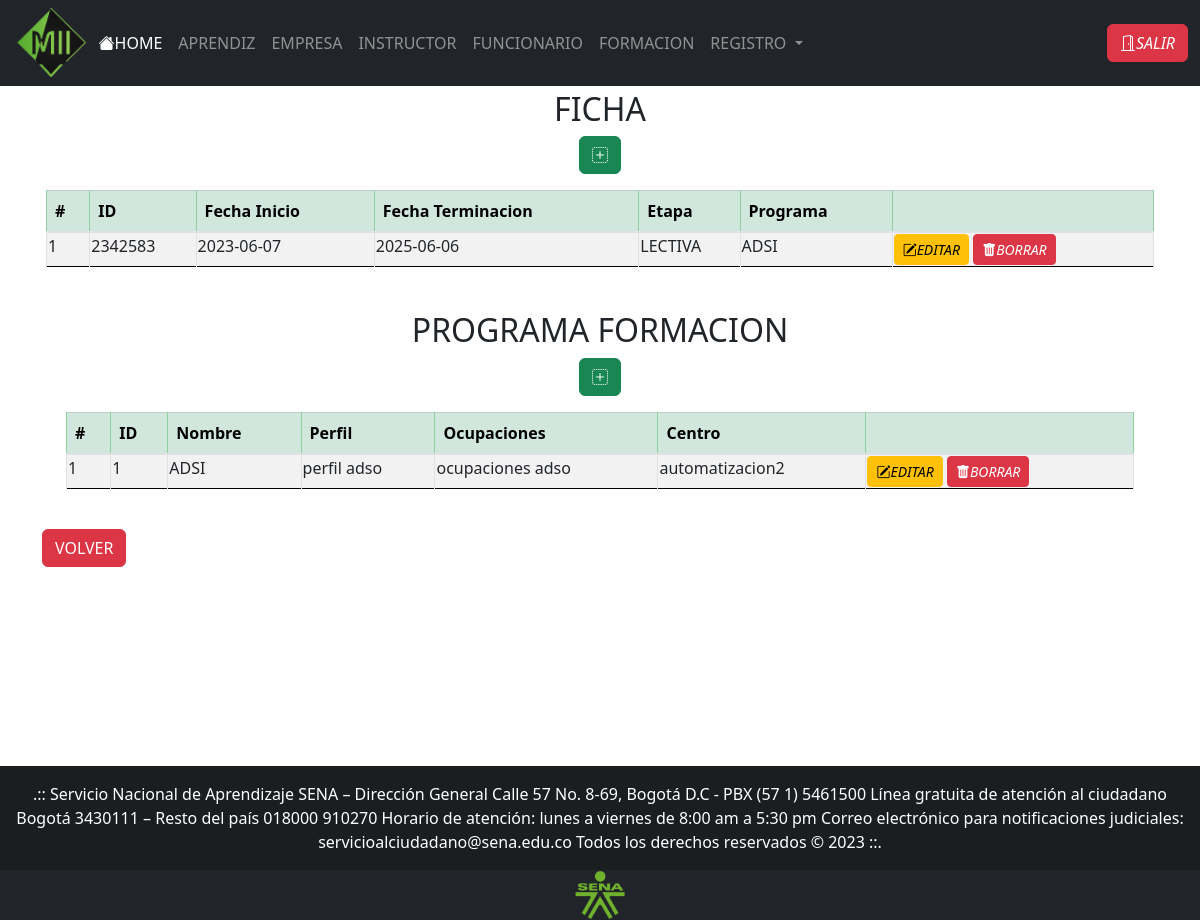
Page /views/formacion.php (signed in) on the committed database.
### tables this page shows
CREATE TABLE IF NOT EXISTS `fichas` (
  `pk_id_ficha` int NOT NULL,
  `ficha_fecha_inicio` date NOT NULL,
  `ficha_fecha_terminacion` date NOT NULL,
  `ficha_etapa` varchar(50) NOT NULL,
  `fk_id_pro` int NOT NULL,
  PRIMARY KEY (`pk_id_ficha`),
  KEY `fk_Ficha_Programa1` (`fk_id_pro`)
);

CREATE TABLE IF NOT EXISTS `programas` (
  `pk_id_pro` int NOT NULL,
  `pro_nombre` varchar(30) NOT NULL,
  `pro_perfil` varchar(500) NOT NULL,
  `pro_ocupaciones` varchar(500) NOT NULL,
  `fk_id_cefo` int NOT NULL,
  PRIMARY KEY (`pk_id_pro`),
  KEY `fk_Programa_Centro_Formacion1` (`fk_id_cefo`)
);

CREATE TABLE IF NOT EXISTS `centros_formacion` (
  `pk_id_cefo` int NOT NULL,
  `cefo_nom_centro_formacion` varchar(45) NOT NULL,
  `cefo_nom_regional` varchar(60) NOT NULL,
  `cefo_nom_director_regional` varchar(45) NOT NULL,
  `cefo_nom_sub_director` varchar(45) NOT NULL,
  `cefo_nom_coordinador` varchar(30) NOT NULL,
  `cefo_telefono` varchar(30) NOT NULL,
  `cefo_email` varchar(30) DEFAULT NULL,
  PRIMARY KEY (`pk_id_cefo`)
);

### views/formacion.php (the view, shortened to what this page needs)
<!DOCTYPE html>
<html lang="en">
<head>
    <?php
    require_once("head.php");
    ?>
</head>
<body>
    <?php
    require_once("header.php");
    include('../controller/conexion.php');
    ?>
    <div style="min-height: 85vh;">
        <div class="container">
            <div>
                <div class="p-1">
                    <div class="text-center">
                        <h2>FICHA</h2>
                        <button type="submit" class="btn btn-success mb-3" id="btnAgregarFicha"><i
                                class="bi bi-plus-square-dotted"></i></button>
                    </div>
                    <div class="overflow-x-scroll">
                        <table id="tablaFicha" class="table table-bordered table-striped table-hover">
                            <thead class="table-success">
                                <tr>
                                    <th scope="col">#</th>
                                    <th scope="col">ID</th>
                                    <th scope="col">Fecha Inicio</th>
                                    <th scope="col">Fecha Terminacion</th>
                                    <th scope="col">Etapa</th>
                                    <th scope="col">Programa</th>
                                    <th scope="col"></th>
                                </tr>
                            </thead>
                            <tbody>
                                <?php
                                $fichas = $base->query("SELECT * FROM fichas")->fetchAll(PDO::FETCH_OBJ);
                                $i = 1;
                                foreach ($fichas as $datosFicha) {
                                    ?>
                                    <tr>
                                        <td scope="row">
                                            <?php echo $i; ?>
                                        </td>
                                        <td>
                                            <?php echo $datosFicha->pk_id_ficha; ?>
                                        </td>
                                        <td>
                                            <?php echo $datosFicha->ficha_fecha_inicio; ?>
                                        </td>
                                        <td>
                                            <?php echo $datosFicha->ficha_fecha_terminacion; ?>
                                        </td>
                                        <td>
                                            <?php echo $datosFicha->ficha_etapa; ?>
                                        </td>
                                        <td>
                                            <?php
                                            $programa = $datosFicha->fk_id_pro;
                                            $programas = $base->query("SELECT * FROM programas WHERE pk_id_pro=$programa")->fetchAll(PDO::FETCH_OBJ);
                                            $i = 1;
                                            foreach ($programas as $datosPrograma) {
                                                echo $datosPrograma->pro_nombre;
                                            }
                                            ?>
                                        </td>
                                        <td>
                                            <a class="btn btn-warning btn-sm"
                                                href="editarFormacion.php?codigo=<?php echo $datosFicha->pk_id_ficha; ?>&tipo=ficha"><i
                                                    class="bi bi-pencil-square">EDITAR</i></a>
                                            <a onclick="return confirm('Estas seguro de eliminar?');"
                                                class="btn btn-danger btn-sm"
                                                href="../controller/crudFormacion.php?id=<?php echo $datosFicha->pk_id_ficha; ?>&accion=eliminar&tipo=ficha"><i
                                                    class="bi bi-trash-fill">BORRAR</i></a>
                                        </td>
                                    </tr>
                                    <?php
                                    $i++;
                                }
                                ?>
                            </tbody>
                        </table>
                    </div>
                </div>
            </div>
            <div>
                <div class="p-4">
                    <div class="text-center">
                        <h2>PROGRAMA FORMACION</h2>
                        <button type="submit" class="btn btn-success mb-3" id="btnAgregarPrograma"><i
                                class="bi bi-plus-square-dotted"></i></button>
                    </div>
                    <div class="overflow-x-scroll">
                        <table id="tablaPrograma" class="table table-bordered table-striped table-hover">
                            <thead class="table-success">
                                <tr>
                                    <th scope="col">#</th>
                                    <th scope="col">ID</th>
                                    <th scope="col">Nombre</th>
                                    <th scope="col">Perfil</th>
                                    <th scope="col">Ocupaciones</th>
                                    <th scope="col">Centro</th>
                                    <th scope="col"></th>
                                </tr>
                            </thead>
                            <tbody>
                                <?php
                                $programas = $base->query("SELECT * FROM programas")->fetchAll(PDO::FETCH_OBJ);
                                $i = 1;
                                foreach ($programas as $datosPrograma) {
                                    ?>
                                    <tr>
                                        <td scope="row">
                                            <?php echo $i; ?>
                                        </td>
                                        <td>
                                            <?php echo $datosPrograma->pk_id_pro; ?>
                                        </td>
                                        <td>
                                            <?php echo $datosPrograma->pro_nombre; ?>
                                        </td>
                                        <td>
                                            <?php echo $datosPrograma->pro_perfil; ?>
                                        </td>
                                        <td>
                                            <?php echo $datosPrograma->pro_ocupaciones; ?>
                                        </td>
                                        <td>
                                            <?php
                                            $centro = $datosPrograma->fk_id_cefo;
                                            $centros = $base->query("SELECT * FROM centros_formacion WHERE pk_id_cefo=$centro")->fetchAll(PDO::FETCH_OBJ);
                                            $i = 1;
                                            foreach ($centros as $datosCentro) {
                                                echo $datosCentro->cefo_nom_centro_formacion;
                                            }
                                            ?>
                                        </td>
                                        <td><a class="btn btn-warning btn-sm"
                                                href="editarFormacion.php?codigo=<?php echo $datosPrograma->pk_id_pro; ?>&tipo=programa"><i
                                                    class="bi bi-pencil-square">EDITAR</i></a>
                                            <a onclick="return confirm('Estas seguro de eliminar?');"
                                                class="btn btn-danger btn-sm"
                                                href="../controller/crudFormacion.php?id=<?php echo $datosPrograma->pk_id_pro; ?>&accion=eliminar&tipo=programa"><i
                                                    class="bi bi-trash-fill">BORRAR</i></a>
                                        </td>
                                    </tr>
                                    <?php
                                    $i++;
                                }
                                ?>
                            </tbody>
                        </table>
                    </div>
                </div>
            </div>
             <a href="javascript:history.back(-1);"><button class="btn btn-danger me-md-2"
                    type="button">VOLVER</button></a>
            <br><br>
        </div>
    </div>
    <?php
    require_once("footer.php");
    ?>
</body>
</html>

### css/style.css (style rules this page uses)
.container { min-width: 95%; }
#tablaFicha { min-width: max-content; border-color: black; }
#tablaFicha td { min-width: max-content; padding: 1px; }
#tablaPrograma { min-width: max-content; border-color: black; }
#tablaPrograma td { min-width: max-content; padding: 1px; }

### rows in the picture
fichas: i "1", pk_id_ficha "2342583", ficha_fecha_inicio "2023-06-07", ficha_fecha_terminacion "2025-06-06", ficha_etapa "LECTIVA"
programas: pro_nombre "ADSI", i "1", pk_id_pro "1", pro_perfil "perfil adso", pro_ocupaciones "ocupaciones adso"
centros_formacion: cefo_nom_centro_formacion "automatizacion2"
